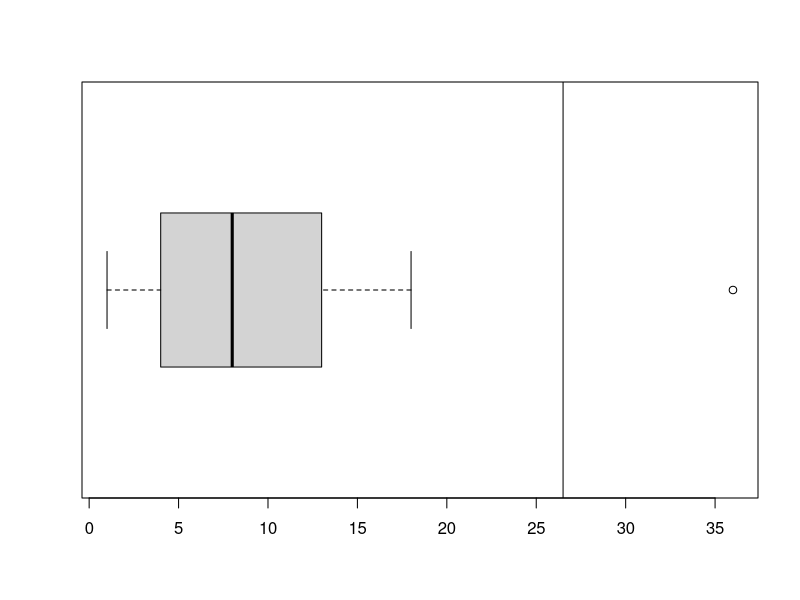

Reproduce this figure in R.
data_set2 <- c(1,2,3,3,3,4,5,5,6,8,8,9,10,12,12,13,14,15,16,18,36)
length(data_set2)
quantile(data_set2)

Q2 <- mean(data_set2)
cat ("Q2 is ", Q2)

#n (ordinal rank) = p (percentile = 找到4个百分比的位置)/100 * N(number of observations)
p <- c(0.25, 0.5, 0.75, 1)*100
N <- length(data_set2)
n = p/100*N
print(n) #this is the positions of the 4 percentiles

data_set2[n] # these are the numbers at these 4 percentiles, 25% 50% 75% 100%

position4 <- which(data_set2==4)
position15 <- which(data_set2==15)
#position13 <- which(data_set2==13)
#percentile is all the values below that number, so -1
p_2 <- c(position4-1, position15-1)/N *100 
p_2


Q3 <- quantile(data_set2, probs = c(0.75)) 

# Q3 + 1.5*IQR = equation for upper thresh

upper_thresh <- Q3 + 1.5 * IQR(data_set2)
print(upper_thresh)
boxplot(data_set2, horizontal = TRUE)
abline(v = upper_thresh)